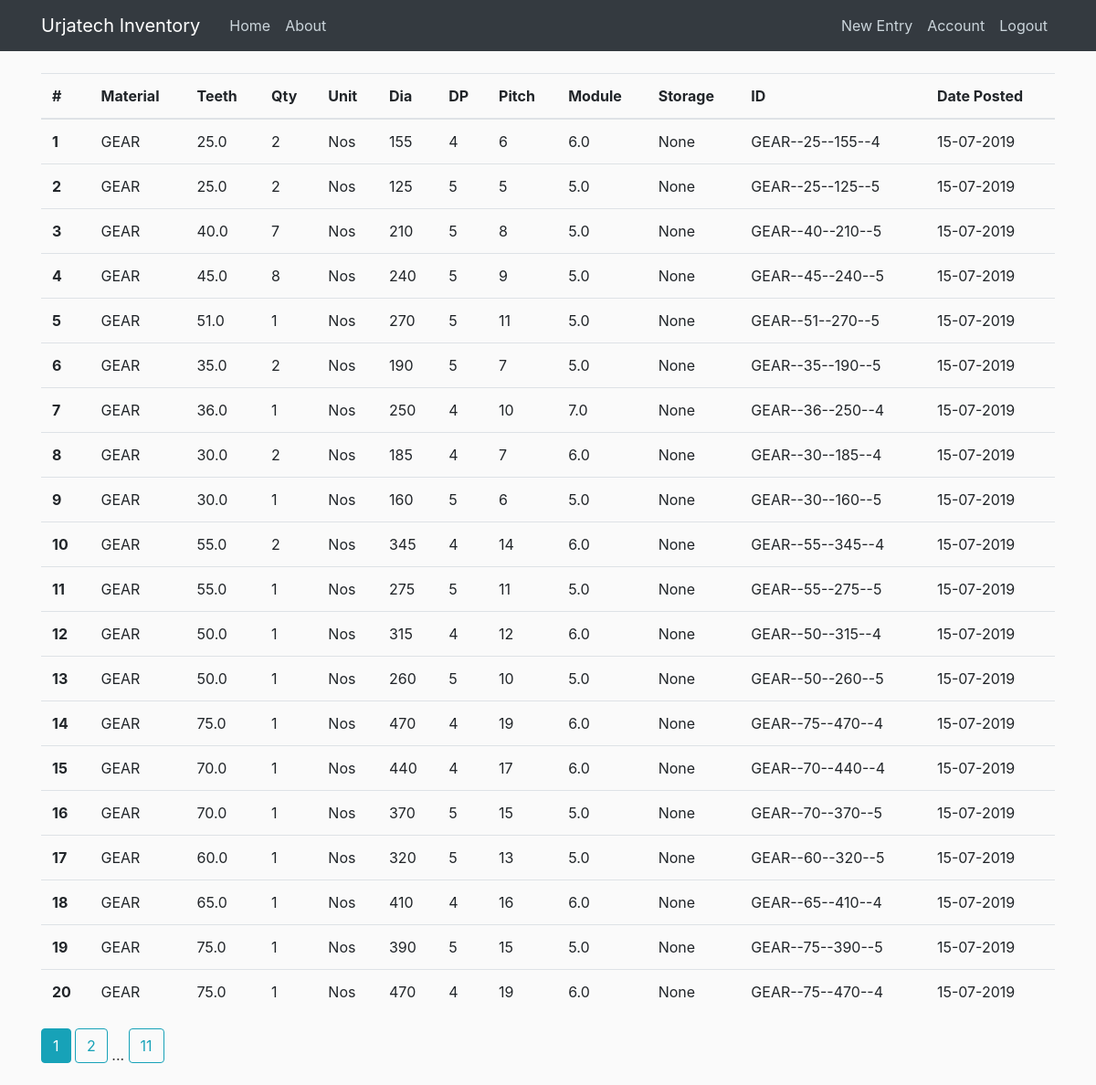
Page /stock (signed in) on the committed database.
### flaskblog/models.py (models this page shows)
class Stock(db.Model):
    id = db.Column(db.Integer, primary_key=True)
    material_type = db.Column(db.String(50))
    teeth = db.Column(db.Integer)
    quantity = db.Column(db.Integer)
    units = db.Column(db.Integer)
    diameter_size = db.Column(db.Integer)
    dp = db.Column(db.Integer)
    pitch = db.Column(db.Integer)
    module_value = db.Column(db.String(20))
    storage_location = db.Column(db.String(100))
    unique_id = db.Column(db.String(100))
    date_posted = db.Column(db.DateTime, nullable=False, default=datetime.now)

### flaskblog/routes.py (the view)
@app.route("/stock", methods=['GET', 'POST'])
@login_required
def stock():
    page = request.args.get('page', 1, type=int)
    per_page=20
    return render_template('stock.html',stock_data=Stock.query.paginate(page=page, per_page=per_page))

### flaskblog/models.py (called while the page is built)
@login_manager.user_loader
def load_user(user_id):
    return User.query.get(int(user_id))

### flaskblog/templates/stock.html
{% extends "layout.html" %}
{% block content %}
<table class="table">
  <thead>
    <tr>
      <th scope="col">#</th>
      <th scope="col">Material</th>
      <th scope="col">Teeth</th>
      <th scope="col">Qty</th>
      <th scope="col">Unit</th>
      <th scope="col">Dia</th>
      <th scope="col">DP</th>
      <th scope="col">Pitch</th>
      <th scope="col">Module</th>
      <th scope="col">Storage</th>
      <th scope="col">ID</th>
      <th scope="col">Date Posted</th>
    </tr>
  </thead>
  <tbody>
    {% for item in stock_data.items %}
    <tr>
      <th scope="row">{{item.id}}</th>
      <td>{{item.material_type}}</td>
      <td>{{item.teeth}}</td>
      <td>{{item.quantity}}</td>
      <td>{{item.units}}</td>
      <td>{{item.diameter_size}}</td>
      <td>{{item.dp}}</td>
      <td>{{item.pitch}}</td>
      <td>{{item.module_value}}</td>
      <td>{{item.storage_location}}</td>
      <td>{{item.unique_id}}</td>
      <td>{{item.date_posted.strftime("%d-%m-%Y")}}</td>
    </tr>
    {% endfor %}
  </tbody>
</table>
{% for page_num in stock_data.iter_pages(left_edge=1, right_edge=1, left_current=1, right_current=2) %}
  {% if page_num %}
    {% if stock_data.page == page_num %}
      <a class="btn btn-info mb-4" href="{{ url_for('stock', page=page_num) }}">{{page_num}}</a>
    {% else %}
      <a class="btn btn-outline-info mb-4" href="{{ url_for('stock', page=page_num) }}">{{page_num}}</a>
    {% endif %}
  {% else %}
    ...
  {% endif %}
{% endfor %}
{% endblock content %}

### flaskblog/static/main.css (style rules this page uses)
body { background: #fafafa; color: #333333; margin-top: 5rem; }

### rows in the picture
Stock: id "1", material_type "GEAR", teeth "25.0", quantity "2", units "Nos", diameter_size "155", dp "4", pitch "6", module_value "6.0", storage_location "None", unique_id "GEAR--25--155--4", date_posted "15-07-2019"
Stock: id "2", material_type "GEAR", teeth "25.0", quantity "2", units "Nos", diameter_size "125", dp "5", pitch "5", module_value "5.0", storage_location "None", unique_id "GEAR--25--125--5", date_posted "15-07-2019"
Stock: id "3", material_type "GEAR", teeth "40.0", quantity "7", units "Nos", diameter_size "210", dp "5", pitch "8", module_value "5.0", storage_location "None", unique_id "GEAR--40--210--5", date_posted "15-07-2019"
Stock: id "4", material_type "GEAR", teeth "45.0", quantity "8", units "Nos", diameter_size "240", dp "5", pitch "9", module_value "5.0", storage_location "None", unique_id "GEAR--45--240--5", date_posted "15-07-2019"
Stock: id "5", material_type "GEAR", teeth "51.0", quantity "1", units "Nos", diameter_size "270", dp "5", pitch "11", module_value "5.0", storage_location "None", unique_id "GEAR--51--270--5", date_posted "15-07-2019"
Stock: id "6", material_type "GEAR", teeth "35.0", quantity "2", units "Nos", diameter_size "190", dp "5", pitch "7", module_value "5.0", storage_location "None", unique_id "GEAR--35--190--5", date_posted "15-07-2019"
Stock: id "7", material_type "GEAR", teeth "36.0", quantity "1", units "Nos", diameter_size "250", dp "4", pitch "10", module_value "7.0", storage_location "None", unique_id "GEAR--36--250--4", date_posted "15-07-2019"
Stock: id "8", material_type "GEAR", teeth "30.0", quantity "2", units "Nos", diameter_size "185", dp "4", pitch "7", module_value "6.0", storage_location "None", unique_id "GEAR--30--185--4", date_posted "15-07-2019"
Stock: id "9", material_type "GEAR", teeth "30.0", quantity "1", units "Nos", diameter_size "160", dp "5", pitch "6", module_value "5.0", storage_location "None", unique_id "GEAR--30--160--5", date_posted "15-07-2019"
Stock: id "10", material_type "GEAR", teeth "55.0", quantity "2", units "Nos", diameter_size "345", dp "4", pitch "14", module_value "6.0", storage_location "None", unique_id "GEAR--55--345--4", date_posted "15-07-2019"
Stock: id "11", material_type "GEAR", teeth "55.0", quantity "1", units "Nos", diameter_size "275", dp "5", pitch "11", module_value "5.0", storage_location "None", unique_id "GEAR--55--275--5", date_posted "15-07-2019"
Stock: id "12", material_type "GEAR", teeth "50.0", quantity "1", units "Nos", diameter_size "315", dp "4", pitch "12", module_value "6.0", storage_location "None", unique_id "GEAR--50--315--4", date_posted "15-07-2019"
Stock: id "13", material_type "GEAR", teeth "50.0", quantity "1", units "Nos", diameter_size "260", dp "5", pitch "10", module_value "5.0", storage_location "None", unique_id "GEAR--50--260--5", date_posted "15-07-2019"
Stock: id "14", material_type "GEAR", teeth "75.0", quantity "1", units "Nos", diameter_size "470", dp "4", pitch "19", module_value "6.0", storage_location "None", unique_id "GEAR--75--470--4", date_posted "15-07-2019"
Stock: id "15", material_type "GEAR", teeth "70.0", quantity "1", units "Nos", diameter_size "440", dp "4", pitch "17", module_value "6.0", storage_location "None", unique_id "GEAR--70--440--4", date_posted "15-07-2019"
Stock: id "16", material_type "GEAR", teeth "70.0", quantity "1", units "Nos", diameter_size "370", dp "5", pitch "15", module_value "5.0", storage_location "None", unique_id "GEAR--70--370--5", date_posted "15-07-2019"
Stock: id "17", material_type "GEAR", teeth "60.0", quantity "1", units "Nos", diameter_size "320", dp "5", pitch "13", module_value "5.0", storage_location "None", unique_id "GEAR--60--320--5", date_posted "15-07-2019"
Stock: id "18", material_type "GEAR", teeth "65.0", quantity "1", units "Nos", diameter_size "410", dp "4", pitch "16", module_value "6.0", storage_location "None", unique_id "GEAR--65--410--4", date_posted "15-07-2019"
Stock: id "19", material_type "GEAR", teeth "75.0", quantity "1", units "Nos", diameter_size "390", dp "5", pitch "15", module_value "5.0", storage_location "None", unique_id "GEAR--75--390--5", date_posted "15-07-2019"
Stock: id "20", material_type "GEAR", teeth "75.0", quantity "1", units "Nos", diameter_size "470", dp "4", pitch "19", module_value "6.0", storage_location "None", unique_id "GEAR--75--470--4", date_posted "15-07-2019"

### other values in the picture
{{ page_num }} "1"
{{ page_num }} "2" "11"
